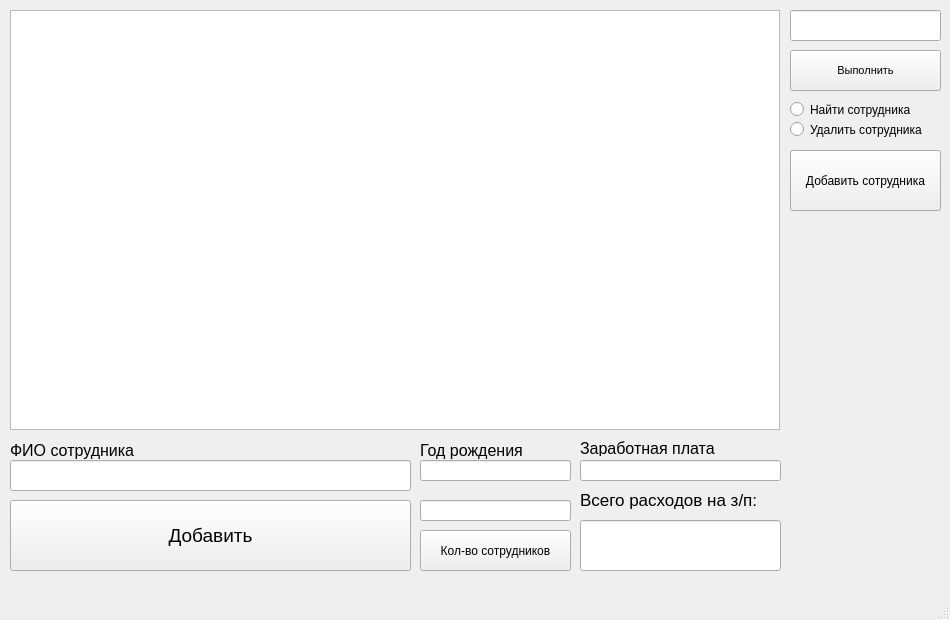
<?xml version="1.0" encoding="UTF-8"?>
<ui version="4.0">
 <class>DataBase</class>
 <widget class="QMainWindow" name="DataBase">
  <property name="geometry">
   <rect>
    <x>0</x>
    <y>0</y>
    <width>950</width>
    <height>620</height>
   </rect>
  </property>
  <property name="windowTitle">
   <string>DataBase</string>
  </property>
  <widget class="QWidget" name="centralwidget">
   <widget class="QTableView" name="Base">
    <property name="geometry">
     <rect>
      <x>10</x>
      <y>10</y>
      <width>770</width>
      <height>420</height>
     </rect>
    </property>
   </widget>
   <widget class="QLineEdit" name="FIO">
    <property name="geometry">
     <rect>
      <x>10</x>
      <y>460</y>
      <width>401</width>
      <height>31</height>
     </rect>
    </property>
    <property name="text">
     <string/>
    </property>
   </widget>
   <widget class="QLineEdit" name="Year">
    <property name="geometry">
     <rect>
      <x>420</x>
      <y>460</y>
      <width>151</width>
      <height>21</height>
     </rect>
    </property>
    <property name="text">
     <string/>
    </property>
   </widget>
   <widget class="QLineEdit" name="ZP">
    <property name="geometry">
     <rect>
      <x>580</x>
      <y>460</y>
      <width>201</width>
      <height>21</height>
     </rect>
    </property>
    <property name="text">
     <string/>
    </property>
   </widget>
   <widget class="QLabel" name="FIOinfo">
    <property name="geometry">
     <rect>
      <x>10</x>
      <y>440</y>
      <width>401</width>
      <height>20</height>
     </rect>
    </property>
    <property name="font">
     <font>
      <pointsize>12</pointsize>
     </font>
    </property>
    <property name="text">
     <string>ФИО сотрудника</string>
    </property>
   </widget>
   <widget class="QLabel" name="YearInfo">
    <property name="geometry">
     <rect>
      <x>420</x>
      <y>440</y>
      <width>151</width>
      <height>20</height>
     </rect>
    </property>
    <property name="font">
     <font>
      <pointsize>12</pointsize>
     </font>
    </property>
    <property name="text">
     <string>Год рождения</string>
    </property>
   </widget>
   <widget class="QLabel" name="ZPinfo">
    <property name="geometry">
     <rect>
      <x>580</x>
      <y>440</y>
      <width>201</width>
      <height>16</height>
     </rect>
    </property>
    <property name="font">
     <font>
      <pointsize>12</pointsize>
     </font>
    </property>
    <property name="text">
     <string>Заработная плата</string>
    </property>
   </widget>
   <widget class="QPushButton" name="ADDworker">
    <property name="geometry">
     <rect>
      <x>10</x>
      <y>500</y>
      <width>401</width>
      <height>71</height>
     </rect>
    </property>
    <property name="font">
     <font>
      <pointsize>14</pointsize>
     </font>
    </property>
    <property name="text">
     <string>Добавить</string>
    </property>
   </widget>
   <widget class="QLabel" name="TotalZPinfo">
    <property name="geometry">
     <rect>
      <x>580</x>
      <y>490</y>
      <width>201</width>
      <height>20</height>
     </rect>
    </property>
    <property name="font">
     <font>
      <pointsize>13</pointsize>
     </font>
    </property>
    <property name="text">
     <string>Всего расходов на з/п:</string>
    </property>
   </widget>
   <widget class="QLineEdit" name="TotalZP">
    <property name="geometry">
     <rect>
      <x>580</x>
      <y>520</y>
      <width>201</width>
      <height>51</height>
     </rect>
    </property>
   </widget>
   <widget class="QPushButton" name="Search">
    <property name="geometry">
     <rect>
      <x>790</x>
      <y>50</y>
      <width>151</width>
      <height>41</height>
     </rect>
    </property>
    <property name="font">
     <font>
      <pointsize>8</pointsize>
     </font>
    </property>
    <property name="text">
     <string>Выполнить</string>
    </property>
   </widget>
   <widget class="QLineEdit" name="Num">
    <property name="geometry">
     <rect>
      <x>790</x>
      <y>10</y>
      <width>151</width>
      <height>31</height>
     </rect>
    </property>
   </widget>
   <widget class="QPushButton" name="count">
    <property name="geometry">
     <rect>
      <x>420</x>
      <y>530</y>
      <width>151</width>
      <height>41</height>
     </rect>
    </property>
    <property name="text">
     <string>Кол-во сотрудников</string>
    </property>
   </widget>
   <widget class="QLineEdit" name="countInfo">
    <property name="geometry">
     <rect>
      <x>420</x>
      <y>500</y>
      <width>151</width>
      <height>21</height>
     </rect>
    </property>
   </widget>
   <widget class="QRadioButton" name="Find">
    <property name="geometry">
     <rect>
      <x>790</x>
      <y>100</y>
      <width>121</width>
      <height>19</height>
     </rect>
    </property>
    <property name="text">
     <string>Найти сотрудника</string>
    </property>
   </widget>
   <widget class="QRadioButton" name="Remove">
    <property name="geometry">
     <rect>
      <x>790</x>
      <y>120</y>
      <width>151</width>
      <height>19</height>
     </rect>
    </property>
    <property name="text">
     <string>Удалить сотрудника</string>
    </property>
   </widget>
   <widget class="QPushButton" name="ADDWin">
    <property name="geometry">
     <rect>
      <x>790</x>
      <y>150</y>
      <width>151</width>
      <height>61</height>
     </rect>
    </property>
    <property name="text">
     <string>Добавить сотрудника</string>
    </property>
   </widget>
  </widget>
  <widget class="QMenuBar" name="menubar">
   <property name="geometry">
    <rect>
     <x>0</x>
     <y>0</y>
     <width>950</width>
     <height>20</height>
    </rect>
   </property>
  </widget>
  <widget class="QStatusBar" name="statusbar"/>
 </widget>
 <resources/>
 <connections/>
</ui>
